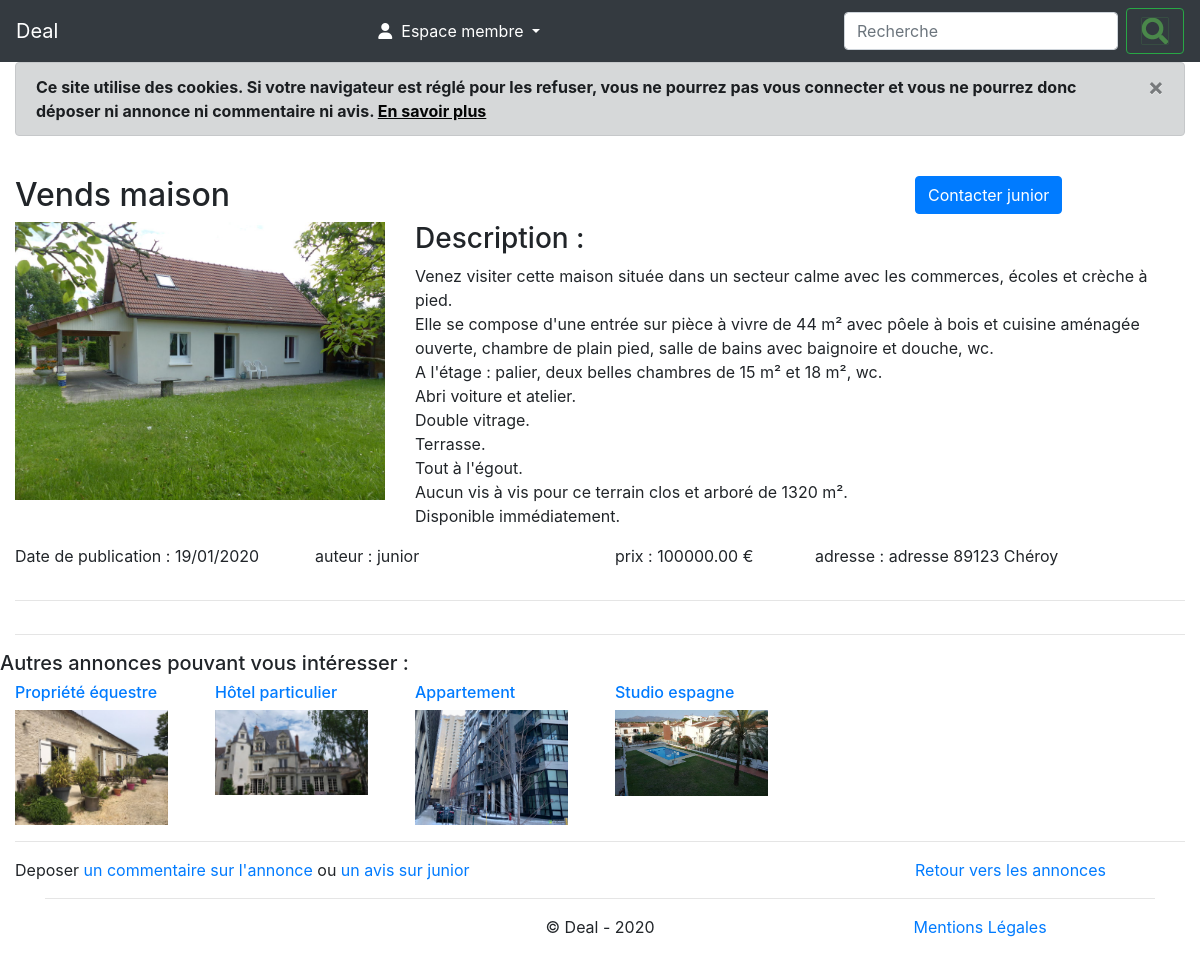
Screenshot of /fiche_annonce.php?id=1 with the database file from the repository.
### tables this page shows
CREATE TABLE IF NOT EXISTS `annonce` (
  `id` int(11) NOT NULL AUTO_INCREMENT,
  `titre` varchar(255) NOT NULL,
  `description_courte` varchar(255) NOT NULL,
  `description_longue` text NOT NULL,
  `prix` float NOT NULL,
  `photo` varchar(255) NOT NULL,
  `pays` varchar(100) NOT NULL,
  `ville` varchar(100) NOT NULL,
  `adresse` text NOT NULL,
  `code_postal` char(5) NOT NULL,
  `membre_id` int(11) DEFAULT NULL,
  `categorie_id` int(11) NOT NULL,
  `date_enregistrement` datetime NOT NULL,
  PRIMARY KEY (`id`),
  KEY `membre_id` (`membre_id`),
  KEY `categorie_id` (`categorie_id`)
);

CREATE TABLE IF NOT EXISTS `membre` (
  `id` int(11) NOT NULL AUTO_INCREMENT,
  `pseudo` varchar(45) NOT NULL,
  `mdp` varchar(255) NOT NULL,
  `nom` varchar(45) NOT NULL,
  `prenom` varchar(45) NOT NULL,
  `telephone` varchar(45) NOT NULL,
  `email` varchar(45) NOT NULL,
  `civilite` enum('M.','Mme') NOT NULL,
  `role` enum('user','admin') NOT NULL,
  `date_enregistrement` datetime NOT NULL,
  PRIMARY KEY (`id`)
);

### inc/functions.php (called while the page is built, shortened)
<?php
function estConnecte()
	{
	return isset($_SESSION['membre']);
	}
function estAdmin ()
	{
	return estConnecte() && $_SESSION['membre']['role']=='admin';
	}
	?>
	<?php
function executerRequete ($requete, $param=array())
	{
	foreach ($param as $marqueur => $variable)
		$param[$marqueur] = htmlspecialchars ($variable);
	global $pdo;
	$resultat = $pdo->prepare($requete);
	if ($resultat->execute($param))
		return $resultat;
	else
		return false;
	}

### inc/init.php (called while the page is built, shortened)
<?php
$pdo = new PDO( 'mysql:host=localhost;dbname=deal'
              , 'philippe'
              , 'Philippe'
              , array ( PDO::ATTR_ERRMODE => PDO::ERRMODE_WARNING
              	      , PDO::MYSQL_ATTR_INIT_COMMAND => 'SET NAMES utf8'
              	      )
              );
$contenu = '';
require_once 'functions.php';

### fiche_annonce.php (the view, shortened to what this page needs)
<?php
require_once 'inc/init.php';
$resultat = executerRequete ("SELECT annonce.id id,
                                     annonce.titre titre,
                                     description_longue description,
                                     prix,
                                     photo,
                                     pays,
                                     ville,
                                     adresse,
                                     code_postal,
                                     membre.id auteur,
                                     civilite,
                                     pseudo,
                                     email,
                                     categorie.titre categorie,
                                     categorie.id id_categorie,
                                     DATE_FORMAT(annonce.date_enregistrement,'%d/%m/%Y') date
                              FROM annonce
                              RIGHT JOIN membre ON membre_id = membre.id
                              RIGHT JOIN categorie ON categorie_id = categorie.id
                              WHERE annonce.id = :id", array(':id'=>$_GET['id']));
extract($resultat->fetch(PDO::FETCH_ASSOC));
$resultat = executerRequete ("SELECT * FROM annonce WHERE categorie_id = :categorie_id AND id != :id ORDER BY RAND() LIMIT ".NOMBRE_MAXI_SUGGESTIONS,
                            array ('categorie_id' => $id_categorie, ':id' => $id));
$nombreSuggestions = $resultat->rowCount();
if ($nombreSuggestions > 0)
	{
	$suggestion = $resultat->fetchAll (PDO::FETCH_ASSOC);
	}
$contenu .= '<br>';
$contenu .= '<div class="row">';
$contenu .=     '<div class="col-sm-7">';
$contenu .=         '<h2>'.$titre.'</h2>';
$contenu .=     '</div>';
$contenu .=     '<div class="col-sm-2">';
$contenu .=     '</div>';
$contenu .=     '<div class="col-sm">';
$contenu .=         '<button type="button" class="btn btn-primary" data-toggle="modal" data-target="#modaleContact">Contacter ' .$pseudo. '</button>';
$contenu .=     '</div>';
$contenu .= '</div>';
$contenu .= '<div class="row">';
if (!empty($photo))
	{
	$contenu .= '<div class="col-sm-4">';
	$contenu .=     '<img src='.$photo.' alt="image '.$titre.'" title="cliquez pour zoomer" class="zoomable" style="max-width:100%; max-height:300px">';
	$contenu .= '</div>';
	}
$contenu .=     '<div class="col-sm">';
$contenu .=         '<h3>Description :</h3>';
$contenu .=         '<p>'.str_replace(array("\r\n", "\n", "\r"), '<br>', $description).'</p>';
$contenu .=     '</div>';
$contenu .= '</div>';
$contenu .= '<div class="row">';
$contenu .=     '<div class="col-sm-3">';
$contenu .=         '<p>Date de publication : '.$date.'</p>';
$contenu .=     '</div>';
$contenu .=     '<div class="col-sm-3">';
	if (estAdmin())
		$contenu .= '<p>auteur : <a href="admin/gestion_membres.php?modification='.$auteur.'#formulaire">'.$pseudo.'</a> <span id="affichage-note"></span></p>';
	else
		$contenu .= '<p>auteur : '.$pseudo.' <span id="affichage-note"></span></p>';
$contenu .=     '</div>';
$contenu .=     '<div class="col-sm-2">';
$contenu .=         '<p>prix : '.sprintf("%.02f €",$prix).'</p>';
$contenu .=     '</div>';
$contenu .=     '<div class="col-sm">';
$contenu .=         '<p>adresse : '.$adresse.' '.$code_postal.' '.$ville.'</p>';
$contenu .=     '</div>';
$contenu .= '</div>';
$contenu .= '<hr>';
$contenu .= '<div class="col-sm" id="affichage-commentaires">';
$contenu .= '</div>';
$contenu .= '<hr>';
$contenu .= '<div class="row">';
$contenu .= '<h5>Autres annonces pouvant vous intéresser :</h5>';
$contenu .= '</div>';
$contenu .= '<div class="row">';
for ($i=0; $i<$nombreSuggestions; $i++)
	{
	$contenu .= '<div class="col-sm-2">';
	$contenu .= '<a href="?id='.$suggestion[$i]['id'].'"><h6>'.$suggestion[$i]['titre'].'</h6></a>';
	if (empty ($suggestion[$i]['photo']))
		$contenu .= '<p>'.$suggestion[$i]['description_courte'].'</p>';
	else
		$contenu .= '<a href="?id='.$suggestion[$i]['id'].'"><img src="'.$suggestion[$i]['photo'].'" alt="image '.$suggestion[$i]['titre'].'" title="'.$suggestion[$i]['description_courte'].'" style="max-width:90%; max-height:200px"></a>';
	$contenu .= '</div>';
	}
$contenu .= '</div>';
$contenu .= '<hr>';
$contenu .= '<div class="row">';
if (estAdmin())
	$contenu .= '<div class="col-sm-6">';
else
	$contenu .= '<div class="col-sm-7">';
if (estConnecte())
	$contenu .= 'Deposer <a data-toggle="modal" href="#modaleCommentaire">un commentaire sur l\'annonce</a> ou <a data-toggle="modal" href="#modaleAvis">un avis sur '.$pseudo.'</a>';
else
	$contenu .= 'Deposer <a data-toggle="modal" href="#modaleConnexion">un commentaire sur l\'annonce</a> ou <a data-toggle="modal" href="#modaleConnexion">un avis sur '.$pseudo.'</a>';
$contenu .= '</div>';
$contenu .=     '<div class="col-sm-2">';
$contenu .=     '</div>';
$contenu .=     '<div class="col-sm">';
$contenu .=         '<script>';
$contenu .=             'function revenir()';
$contenu .=                 '{';
$contenu .=                 'console.log(document.referrer);';
$contenu .=                 'if(document.referrer.substr(-19,19)=="/deal/recherche.php")';
$contenu .=                     '{';
$contenu .=                     'window.location.href="recherche.php";';
$contenu .=                     '}';
$contenu .=                  'else';
$contenu .=                     '{';
$contenu .=                     'window.location.href="index.php";';
$contenu .=                     '}';
$contenu .=                 'return false;';
$contenu .=             '}';
$contenu .=         '</script>';
$contenu .=         '<a href="#" onclick="revenir()">Retour vers les annonces</a>';
$contenu .=     '</div>';
$contenu .= '</div>';
require_once 'inc/header.php';
require_once 'connexion_modale.php';
	?>
	<?php
echo $contenu;
?>
<?php
require_once 'inc/footer.php';
?>

### inc/header.php (shortened to what this page needs)
<!DOCTYPE html>
<html lang="fr">
<head>
	<link
		rel="stylesheet"
		href="https://stackpath.bootstrapcdn.com/bootstrap/4.1.3/css/bootstrap.min.css"
	>
	<link rel="stylesheet" href="<?php echo RACINE_SITE ?>css/style.css">
</head>
<body>
	<nav class="navbar navbar-expand-lg navbar-dark bg-dark">
		<a class="navbar-brand" href="<?php echo RACINE_SITE ?>index.php">Deal</a>
		<div class="collapse navbar-collapse" id="navbarTogglerDemo03">
			<ul class="navbar-nav mr-auto mt-2 mt-lg-0">
				<li class="nav-item active dropdown">
					<a class="nav-link dropdown-toggle" href="#" id="navbarDropdownMenuLink" data-toggle="dropdown" aria-haspopup="true" aria-expanded="false">
						<i class="fas fa-user"></i> &nbsp;<?php echo $_SESSION['membre']['pseudo']??'Espace membre' ?>
					</a>
				</li>
			</ul>
			<form class="form-inline my-2 my-lg-0" method="post" action="<?php echo RACINE_SITE.'recherche.php'?>">
				<input class="form-control mr-sm-2" type="search" placeholder="Recherche" aria-label="Search" title="rechercher" name="mots-cles" value="<?php if(!empty($_SESSION['mots-cles']))echo implode(' ',$_SESSION['mots-cles'])?>">
				<button class="btn btn-outline-success my-2 my-sm-0" type="submit"><img src="<?php echo RACINE_SITE.'img/loupe.png' ?>" title="rechercher"></button>
			</form>
		</div>
	</nav>
	<div id="zoom">
		<div id="cadre">
		</div>
	</div>
	<div class="container" style="min-height:80vh;width:100%;max-width:100vw">
		<div class="row">
			<div class="col-12">
				<?php if (empty ($_SESSION['cookie'])): $_SESSION['cookie']=true?>
					<div class="alert alert-dark alert-dismissible fade show" role="alert">
						<strong>
							Ce site utilise des cookies. Si votre navigateur est réglé pour les refuser,
							vous ne pourrez pas vous connecter et vous ne pourrez donc déposer ni annonce ni commentaire ni avis.
							<a href="mentions_legales.php#cookie" class="alert-link souligner">En savoir plus</a>
						</strong>
	  					<button type="button" class="close" data-dismiss="alert" aria-label="Close">
						    <span aria-hidden="true">&times;</span>
	  					</button>
					</div>
				<?php endif;?>

### inc/footer.php
			</div>
		</div>
	</div>
	<footer>
		<div class="container">
			<hr>
			<div class="row text-center">
				<div class="col-sm-4">
				</div>
				<div class="col-sm-4">
					<p>&copy; Deal - 2020</p>
				</div>
				<div class="col-sm-4">
					<a href="<?php echo RACINE_SITE?>mentions_legales.php">Mentions Légales</a>
				</div>
			</div>
		</div>
	</footer>
</body>
</html>

### css/style.css (style rules this page uses)
#zoom { position: fixed; display: flex; width: 100%; height: auto; z-index: -2; }
#zoom #cadre { position: relative; display: flex; margin: auto; vertical-align: text-top; justify-content: flex-start; align-items: flex-start; }
.souligner { text-decoration:underline !important; }

### rows the page displays
annonce: titre "Vends maison", membre.pseudo "junior", photo (picture), description_longue "Venez visiter cette maison située dans un secteur calme avec les commerces, écoles et crèche à pied. Elle se compose d'une entrée sur pièce à vivre de 44 m² avec pôele à bois et cuisine aménagée ouverte, chambre de plain pied, salle de bains avec baignoire et douche, wc. A l'étage : palier, deux belles chambres de 15 m² et 18 m², wc. Abri voiture et atelier. Double vitrage. Terrasse. Tout à l'égout. Aucun vis à vis pour ce terrain clos et arboré de 1320 m². Disponible immédiatement.", prix "100000.00", adresse "adresse", code_postal "89123", ville "Chéroy"
annonce: titre "Propriété équestre", photo (picture)
annonce: titre "Hôtel particulier", photo (picture)
annonce: titre "Appartement", photo (picture)
annonce: titre "Studio espagne", photo (picture)

### other values shown
$_SESSION['membre']['pseudo'] "Espace membre"
$date "19/01/2020"
